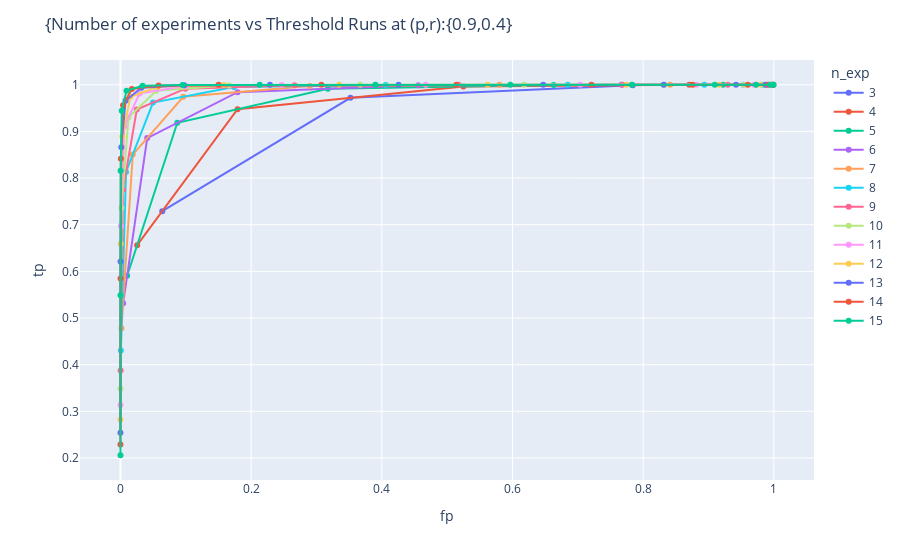

This figure's notebook cell:
### Markdown cell above
# Number of experiments vs Threshold Runs

### Code cell
fig = go.Figure()
fig = px.line(df, x="fp", y="tp", hover_data=['n_exp','threshold_exp','p','r'],color='n_exp',markers=True)
fig.update_layout(title_text="{Number of experiments vs Threshold Runs at (p,r):{"+str(p)+","+str(r)+"}")
fig.show()

### Figure 1 — Plotly figure (JSON) as saved in the notebook; plotly's stock layout.template omitted (floating-point values rounded to 4 significant figures)
{"data": [{"customdata": [[3, 1, 0.9, 0.4], [3, 2, 0.9, 0.4], [3, 3, 0.9, 0.4]], "hovertemplate": "n_exp=%{customdata[0]}<br>fp=%{x}<br>tp=%{y}<br>threshold_exp=%{customdata[1]}<br>p=%{customdata[2]}<br>r=%{customdata[3]}<extra></extra>", "legendgroup": "3", "line": {"color": "#636efa", "dash": "solid"}, "marker": {"symbol": "circle"}, "mode": "lines+markers", "name": "3", "orientation": "v", "showlegend": true, "type": "scatter", "x": [0.784, 0.352, 0.064], "xaxis": "x", "y": [0.999, 0.972, 0.729], "yaxis": "y"}, {"customdata": [[4, 1, 0.9, 0.4], [4, 2, 0.9, 0.4], [4, 3, 0.9, 0.4], [4, 4, 0.9, 0.4]], "hovertemplate": "n_exp=%{customdata[0]}<br>fp=%{x}<br>tp=%{y}<br>threshold_exp=%{customdata[1]}<br>p=%{customdata[2]}<br>r=%{customdata[3]}<extra></extra>", "legendgroup": "4", "line": {"color": "#EF553B", "dash": "solid"}, "marker": {"symbol": "circle"}, "mode": "lines+markers", "name": "4", "orientation": "v", "showlegend": true, "type": "scatter", "x": [0.8704, 0.5248, 0.1792, 0.0256], "xaxis": "x", "y": [0.9999, 0.9963, 0.9477, 0.6561], "yaxis": "y"}, {"customdata": [[5, 1, 0.9, 0.4], [5, 2, 0.9, 0.4], [5, 3, 0.9, 0.4], [5, 4, 0.9, 0.4], [5, 5, 0.9, 0.4]], "hovertemplate": "n_exp=%{customdata[0]}<br>fp=%{x}<br>tp=%{y}<br>threshold_exp=%{customdata[1]}<br>p=%{customdata[2]}<br>r=%{customdata[3]}<extra></extra>", "legendgroup": "5", "line": {"color": "#00cc96", "dash": "solid"}, "marker": {"symbol": "circle"}, "mode": "lines+markers", "name": "5", "orientation": "v", "showlegend": true, "type": "scatter", "x": [0.9222, 0.663, 0.3174, 0.08704, 0.01024], "xaxis": "x", "y": [1.0, 0.9995, 0.9914, 0.9185, 0.5905], "yaxis": "y"}, {"customdata": [[6, 1, 0.9, 0.4], [6, 2, 0.9, 0.4], [6, 3, 0.9, 0.4], [6, 4, 0.9, 0.4], [6, 5, 0.9, 0.4], [6, 6, 0.9, 0.4]], "hovertemplate": "n_exp=%{customdata[0]}<br>fp=%{x}<br>tp=%{y}<br>threshold_exp=%{customdata[1]}<br>p=%{customdata[2]}<br>r=%{customdata[3]}<extra></extra>", "legendgroup": "6", "line": {"color": "#ab63fa", "dash": "solid"}, "marker": {"symbol": "circle"}, "mode": "lines+markers", "name": "6", "orientation": "v", "showlegend": true, "type": "scatter", "x": [0.9533, 0.7667, 0.4557, 0.1792, 0.04096, 0.004096], "xaxis": "x", "y": [1.0, 0.9999, 0.9987, 0.9841, 0.8857, 0.5314], "yaxis": "y"}, {"customdata": [[7, 1, 0.9, 0.4], [7, 2, 0.9, 0.4], [7, 3, 0.9, 0.4], [7, 4, 0.9, 0.4], [7, 5, 0.9, 0.4], [7, 6, 0.9, 0.4], [7, 7, 0.9, 0.4]], "hovertemplate": "n_exp=%{customdata[0]}<br>fp=%{x}<br>tp=%{y}<br>threshold_exp=%{customdata[1]}<br>p=%{customdata[2]}<br>r=%{customdata[3]}<extra></extra>", "legendgroup": "7", "line": {"color": "#FFA15A", "dash": "solid"}, "marker": {"symbol": "circle"}, "mode": "lines+markers", "name": "7", "orientation": "v", "showlegend": true, "type": "scatter", "x": [0.972, 0.8414, 0.5801, 0.2898, 0.09626, 0.01884, 0.001638], "xaxis": "x", "y": [1.0, 1.0, 0.9998, 0.9973, 0.9743, 0.8503, 0.4783], "yaxis": "y"}, {"customdata": [[8, 1, 0.9, 0.4], [8, 2, 0.9, 0.4], [8, 3, 0.9, 0.4], [8, 4, 0.9, 0.4], [8, 5, 0.9, 0.4], [8, 6, 0.9, 0.4], [8, 7, 0.9, 0.4], [8, 8, 0.9, 0.4]], "hovertemplate": "n_exp=%{customdata[0]}<br>fp=%{x}<br>tp=%{y}<br>threshold_exp=%{customdata[1]}<br>p=%{customdata[2]}<br>r=%{customdata[3]}<extra></extra>", "legendgroup": "8", "line": {"color": "#19d3f3", "dash": "solid"}, "marker": {"symbol": "circle"}, "mode": "lines+markers", "name": "8", "orientation": "v", "showlegend": true, "type": "scatter", "x": [0.9832, 0.8936, 0.6846, 0.4059, 0.1737, 0.04981, 0.00852, 0.0006554], "xaxis": "x", "y": [1.0, 1.0, 1.0, 0.9996, 0.995, 0.9619, 0.8131, 0.4305], "yaxis": "y"}, {"customdata": [[9, 1, 0.9, 0.4], [9, 2, 0.9, 0.4], [9, 3, 0.9, 0.4], [9, 4, 0.9, 0.4], [9, 5, 0.9, 0.4], [9, 6, 0.9, 0.4], [9, 7, 0.9, 0.4], [9, 8, 0.9, 0.4], [9, 9, 0.9, 0.4]], "hovertemplate": "n_exp=%{customdata[0]}<br>fp=%{x}<br>tp=%{y}<br>threshold_exp=%{customdata[1]}<br>p=%{customdata[2]}<br>r=%{customdata[3]}<extra></extra>", "legendgroup": "9", "line": {"color": "#FF6692", "dash": "solid"}, "marker": {"symbol": "circle"}, "mode": "lines+markers", "name": "9", "orientation": "v", "showlegend": true, "type": "scatter", "x": [0.9899, 0.9295, 0.7682, 0.5174, 0.2666, 0.09935, 0.02503, 0.003801, 0.0002621], "xaxis": "x", "y": [1.0, 1.0, 1.0, 0.9999, 0.9991, 0.9917, 0.947, 0.7748, 0.3874], "yaxis": "y"}, {"customdata": [[10, 1, 0.9, 0.4], [10, 2, 0.9, 0.4], [10, 3, 0.9, 0.4], [10, 4, 0.9, 0.4], [10, 5, 0.9, 0.4], [10, 6, 0.9, 0.4], [10, 7, 0.9, 0.4], [10, 8, 0.9, 0.4], [10, 9, 0.9, 0.4], [10, 10, 0.9, 0.4]], "hovertemplate": "n_exp=%{customdata[0]}<br>fp=%{x}<br>tp=%{y}<br>threshold_exp=%{customdata[1]}<br>p=%{customdata[2]}<br>r=%{customdata[3]}<extra></extra>", "legendgroup": "10", "line": {"color": "#B6E880", "dash": "solid"}, "marker": {"symbol": "circle"}, "mode": "lines+markers", "name": "10", "orientation": "v", "showlegend": true, "type": "scatter", "x": [0.994, 0.9536, 0.8327, 0.6177, 0.3669, 0.1662, 0.05476, 0.01229, 0.001678, 0.0001049], "xaxis": "x", "y": [1.0, 1.0, 1.0, 1.0, 0.9999, 0.9984, 0.9872, 0.9298, 0.7361, 0.3487], "yaxis": "y"}, {"customdata": [[11, 1, 0.9, 0.4], [11, 2, 0.9, 0.4], [11, 3, 0.9, 0.4], [11, 4, 0.9, 0.4], [11, 5, 0.9, 0.4], [11, 6, 0.9, 0.4], [11, 7, 0.9, 0.4], [11, 8, 0.9, 0.4], [11, 9, 0.9, 0.4], [11, 10, 0.9, 0.4], [11, 11, 0.9, 0.4]], "hovertemplate": "n_exp=%{customdata[0]}<br>fp=%{x}<br>tp=%{y}<br>threshold_exp=%{customdata[1]}<br>p=%{customdata[2]}<br>r=%{customdata[3]}<extra></extra>", "legendgroup": "11", "line": {"color": "#FF97FF", "dash": "solid"}, "marker": {"symbol": "circle"}, "mode": "lines+markers", "name": "11", "orientation": "v", "showlegend": true, "type": "scatter", "x": [0.9964, 0.9698, 0.8811, 0.7037, 0.4672, 0.2465, 0.09935, 0.02928, 0.005924, 0.000734, 4.194e-05], "xaxis": "x", "y": [1.0, 1.0, 1.0, 1.0, 1.0, 0.9997, 0.9972, 0.9815, 0.9104, 0.6974, 0.3138], "yaxis": "y"}, {"customdata": [[12, 1, 0.9, 0.4], [12, 2, 0.9, 0.4], [12, 3, 0.9, 0.4], [12, 4, 0.9, 0.4], [12, 5, 0.9, 0.4], [12, 6, 0.9, 0.4], [12, 7, 0.9, 0.4], [12, 8, 0.9, 0.4], [12, 9, 0.9, 0.4], [12, 10, 0.9, 0.4], [12, 11, 0.9, 0.4], [12, 12, 0.9, 0.4]], "hovertemplate": "n_exp=%{customdata[0]}<br>fp=%{x}<br>tp=%{y}<br>threshold_exp=%{customdata[1]}<br>p=%{customdata[2]}<br>r=%{customdata[3]}<extra></extra>", "legendgroup": "12", "line": {"color": "#FECB52", "dash": "solid"}, "marker": {"symbol": "circle"}, "mode": "lines+markers", "name": "12", "orientation": "v", "showlegend": true, "type": "scatter", "x": [0.9978, 0.9804, 0.9166, 0.7747, 0.5618, 0.3348, 0.1582, 0.05731, 0.01527, 0.00281, 0.0003188, 1.678e-05], "xaxis": "x", "y": [1.0, 1.0, 1.0, 1.0, 1.0, 0.9999, 0.9995, 0.9957, 0.9744, 0.8891, 0.659, 0.2824], "yaxis": "y"}, {"customdata": [[13, 1, 0.9, 0.4], [13, 2, 0.9, 0.4], [13, 3, 0.9, 0.4], [13, 4, 0.9, 0.4], [13, 5, 0.9, 0.4], [13, 6, 0.9, 0.4], [13, 7, 0.9, 0.4], [13, 8, 0.9, 0.4], [13, 9, 0.9, 0.4], [13, 10, 0.9, 0.4], [13, 11, 0.9, 0.4], [13, 12, 0.9, 0.4], [13, 13, 0.9, 0.4]], "hovertemplate": "n_exp=%{customdata[0]}<br>fp=%{x}<br>tp=%{y}<br>threshold_exp=%{customdata[1]}<br>p=%{customdata[2]}<br>r=%{customdata[3]}<extra></extra>", "legendgroup": "13", "line": {"color": "#636efa", "dash": "solid"}, "marker": {"symbol": "circle"}, "mode": "lines+markers", "name": "13", "orientation": "v", "showlegend": true, "type": "scatter", "x": [0.9987, 0.9874, 0.9421, 0.8314, 0.647, 0.4256, 0.2288, 0.09767, 0.03208, 0.007793, 0.001315, 0.0001376, 6.711e-06], "xaxis": "x", "y": [1.0, 1.0, 1.0, 1.0, 1.0, 1.0, 0.9999, 0.9991, 0.9935, 0.9658, 0.8661, 0.6213, 0.2542], "yaxis": "y"}, {"customdata": [[14, 1, 0.9, 0.4], [14, 2, 0.9, 0.4], [14, 3, 0.9, 0.4], [14, 4, 0.9, 0.4], [14, 5, 0.9, 0.4], [14, 6, 0.9, 0.4], [14, 7, 0.9, 0.4], [14, 8, 0.9, 0.4], [14, 9, 0.9, 0.4], [14, 10, 0.9, 0.4], [14, 11, 0.9, 0.4], [14, 12, 0.9, 0.4], [14, 13, 0.9, 0.4], [14, 14, 0.9, 0.4]], "hovertemplate": "n_exp=%{customdata[0]}<br>fp=%{x}<br>tp=%{y}<br>threshold_exp=%{customdata[1]}<br>p=%{customdata[2]}<br>r=%{customdata[3]}<extra></extra>", "legendgroup": "14", "line": {"color": "#EF553B", "dash": "solid"}, "marker": {"symbol": "circle"}, "mode": "lines+markers", "name": "14", "orientation": "v", "showlegend": true, "type": "scatter", "x": [0.9992, 0.9919, 0.9602, 0.8757, 0.7207, 0.5141, 0.3075, 0.1501, 0.05832, 0.01751, 0.003906, 0.0006087, 5.906e-05, 2.684e-06], "xaxis": "x", "y": [1.0, 1.0, 1.0, 1.0, 1.0, 1.0, 1.0, 0.9998, 0.9985, 0.9908, 0.9559, 0.8416, 0.5846, 0.2288], "yaxis": "y"}, {"customdata": [[15, 1, 0.9, 0.4], [15, 2, 0.9, 0.4], [15, 3, 0.9, 0.4], [15, 4, 0.9, 0.4], [15, 5, 0.9, 0.4], [15, 6, 0.9, 0.4], [15, 7, 0.9, 0.4], [15, 8, 0.9, 0.4], [15, 9, 0.9, 0.4], [15, 10, 0.9, 0.4], [15, 11, 0.9, 0.4], [15, 12, 0.9, 0.4], [15, 13, 0.9, 0.4], [15, 14, 0.9, 0.4], [15, 15, 0.9, 0.4]], "hovertemplate": "n_exp=%{customdata[0]}<br>fp=%{x}<br>tp=%{y}<br>threshold_exp=%{customdata[1]}<br>p=%{customdata[2]}<br>r=%{customdata[3]}<extra></extra>", "legendgroup": "15", "line": {"color": "#00cc96", "dash": "solid"}, "marker": {"symbol": "circle"}, "mode": "lines+markers", "name": "15", "orientation": "v", "showlegend": true, "type": "scatter", "x": [0.9995, 0.9948, 0.9729, 0.9095, 0.7827, 0.5968, 0.3902, 0.2131, 0.09505, 0.03383, 0.009348, 0.001928, 0.0002789, 2.523e-05, 1.074e-06], "xaxis": "x", "y": [1.0, 1.0, 1.0, 1.0, 1.0, 1.0, 1.0, 1.0, 0.9997, 0.9978, 0.9873, 0.9444, 0.8159, 0.549, 0.2059], "yaxis": "y"}], "layout": {"legend": {"title": {"text": "n_exp"}, "tracegroupgap": 0}, "margin": {"t": 60}, "title": {"text": "{Number of experiments vs Threshold Runs at (p,r):{0.9,0.4}"}, "xaxis": {"anchor": "y", "domain": [0, 1], "title": {"text": "fp"}}, "yaxis": {"anchor": "x", "domain": [0, 1], "title": {"text": "tp"}}}}
